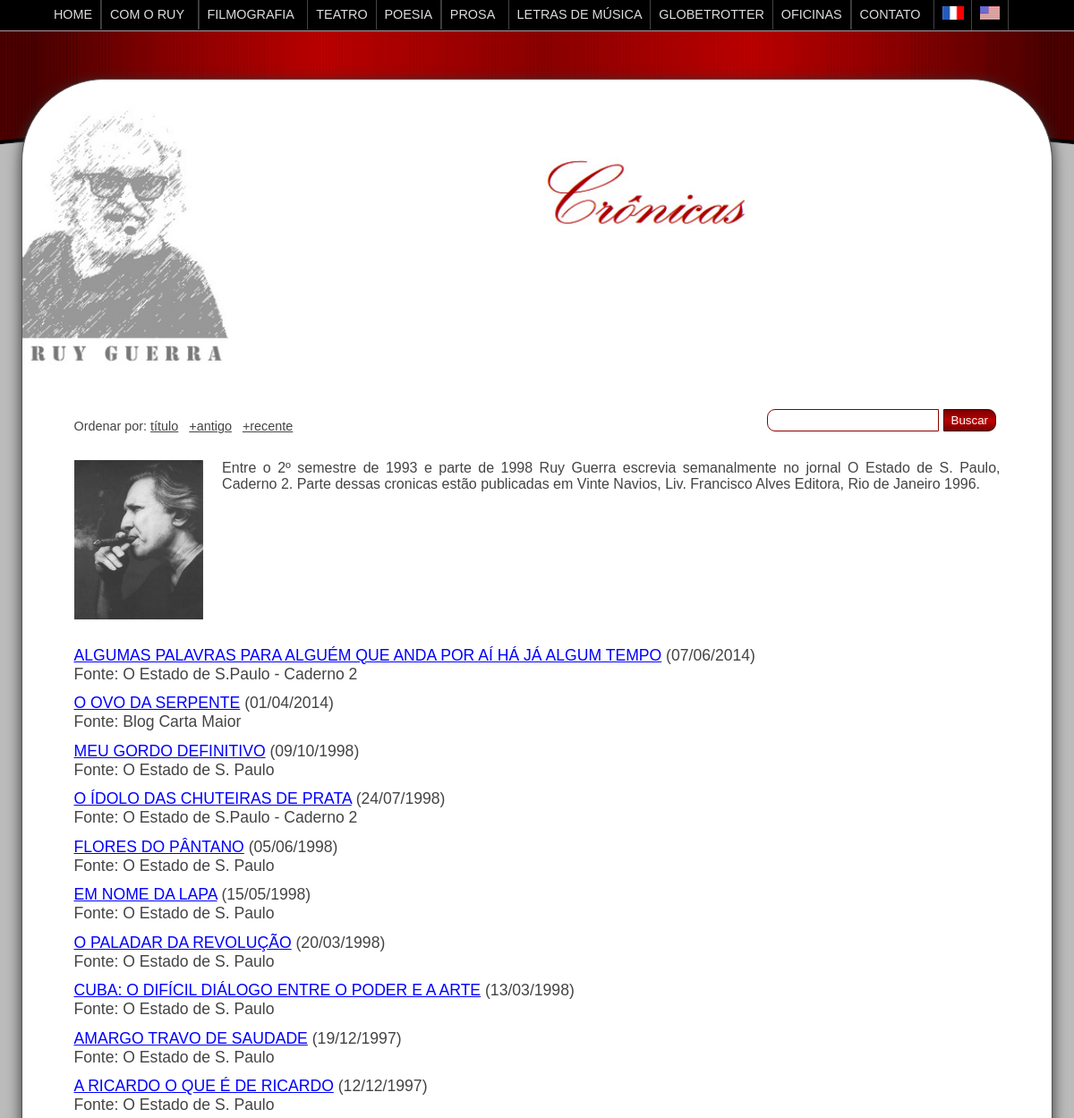
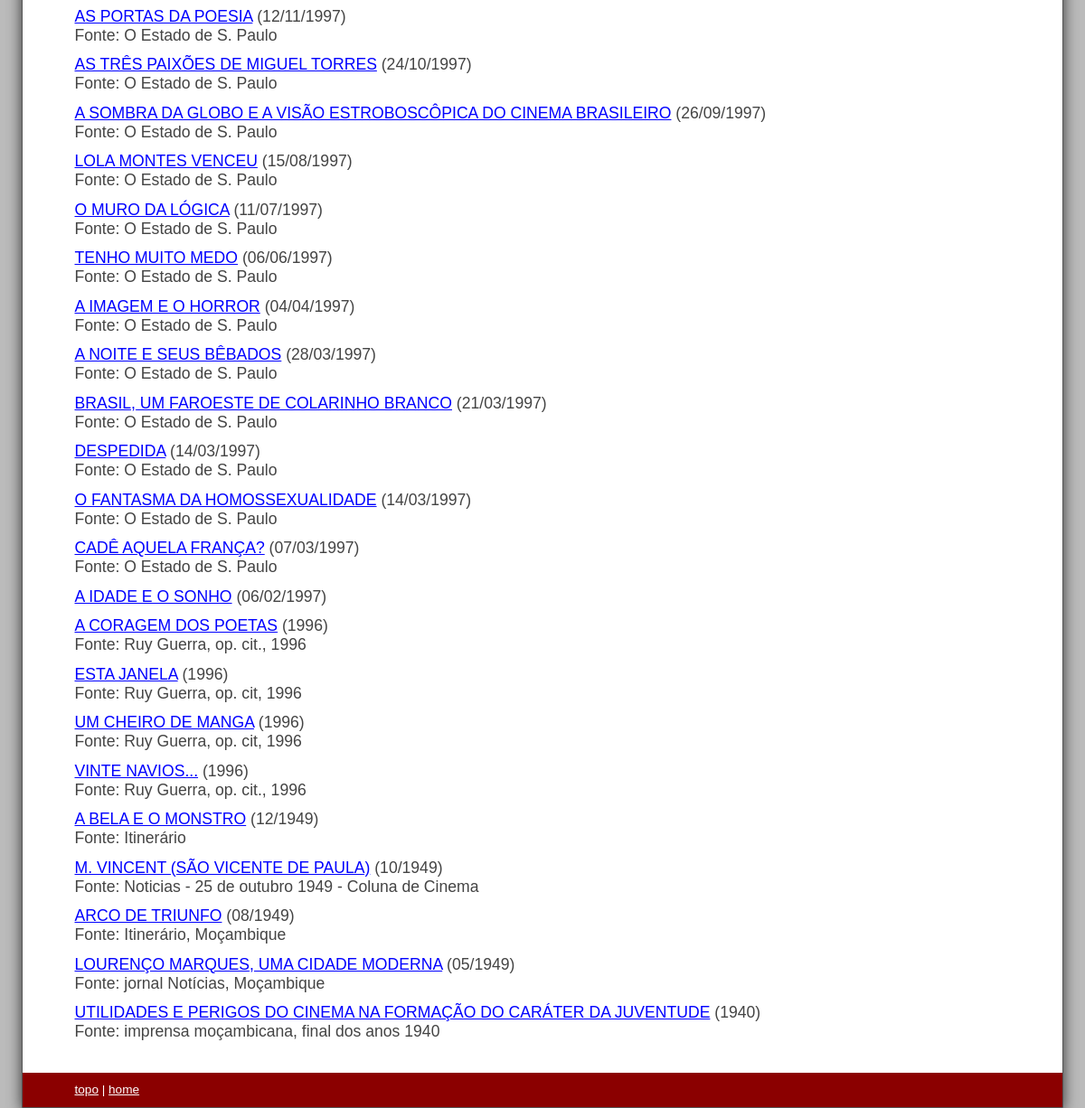
/cronicas.php, run on the app's committed database (2 pictures, top to bottom).
### tables this page shows
CREATE TABLE `rg` (
  `id` int(11) NOT NULL,
  `categoria` varchar(10) NOT NULL,
  `tipo` varchar(10) NOT NULL,
  `titulo` varchar(255) NOT NULL,
  `autor` varchar(255) NOT NULL,
  `conteudo` text NOT NULL,
  `dia` int(2) UNSIGNED ZEROFILL NOT NULL DEFAULT 00,
  `mes` int(2) UNSIGNED ZEROFILL NOT NULL DEFAULT 00,
  `ano` int(4) UNSIGNED ZEROFILL NOT NULL DEFAULT 0000,
  `local` varchar(255) NOT NULL,
  `cidade` varchar(20) NOT NULL,
  `pais` varchar(12) NOT NULL,
  `fonte` varchar(255) NOT NULL,
  `link` varchar(40) NOT NULL,
  `anoFinal` int(4) NOT NULL DEFAULT 0
);

### cronicas.php (the view, shortened to what this page needs)
<!DOCTYPE html>
<html lang="pt-br">
<head>
<link href="geral.css" rel="stylesheet" type="text/css">
<link href="interna.css" rel="stylesheet" type="text/css">
<body>
<?php
include 'conect.php';
function troca($string){$string  = str_replace("<br />"," ", $string);return $string;}
$idioma = $_GET["idioma"];
if (empty($idioma)){$idioma = 1;}
$ordem = $_GET["ordem"];
if ($ordem == 1) {
	$sql = $mysqli->query("select id,titulo,autor,dia,mes,ano,local,cidade,pais,fonte,tipo,categoria from rg where categoria='cronica' or categoria='cronica2' order by titulo,ano desc,mes desc,dia desc");
} elseif ($ordem == 2) {
	$sql = $mysqli->query("select id,titulo,autor,dia,mes,ano,local,cidade,pais,fonte,tipo,categoria from rg where categoria='cronica' or categoria='cronica2' order by ano,mes,dia,titulo");
}	else {
	$sql = $mysqli->query("select id,titulo,autor,dia,mes,ano,local,cidade,pais,fonte,tipo,categoria from rg where categoria='cronica' or categoria='cronica2' order by ano desc,mes desc,dia desc,titulo");
}
echo <<< EOT
<section class="conteudo">
	<br />
	<img class="ruy" src="images/ruy_guerra.png" alt="Ruy Guerra" title="Ruy Guerra" /><img class="tituloCategoriaV" src="images/cronicasv.jpg" alt="cronicas" title="cronicas" />
	<br class="all" /><br /><br /><form method="post" action="busca.php?idioma=$idioma">
	<p class="ordem">Ordenar por: <a class="ordem" href="cronicas.php?ordem=1&idioma=$idioma">título</a> &nbsp; <a class="ordem" href="cronicas.php?ordem=2&idioma=$idioma">+antigo</a> &nbsp; <a class="ordem" href="cronicas.php?ordem=3&idioma=$idioma">+recente</a></p>
	<p class="busca"><input class="campo" type="text" name="busca" /> <input class="botao" type="submit" value="Buscar" /><span class="branco">.</span></p></form>
	<br class="all" /><br />
	<p class="basico">
	<img class="cronicas" src="images/ruy_charuto.jpg" alt="crônicas de Ruy Guerra para O Estado de SP" title="crônicas de Ruy Guerra para O Estado de SP" />
	Entre o 2º semestre de 1993 e parte de 1998  Ruy Guerra escrevia semanalmente no jornal O Estado de S. Paulo, Caderno 2. Parte dessas cronicas estão publicadas em Vinte Navios, Liv. Francisco Alves Editora, Rio de Janeiro 1996.
	</p>
	<br class="all" /><br />
EOT;
while ($f = $sql->fetch_array(MYSQLI_NUM)) {
	$data = '(data indefinida)';
	if (!empty($f[5]) and $f[4]!='00' and $f[3]!='00') {
		$data = "($f[3]/$f[4]/$f[5])";
	} elseif (!empty($f[5]) and $f[4]!='00') {
		$data = "($f[4]/$f[5])";
	} elseif (!empty($f[5])) {
		$data = "($f[5])";
	}
	$titulo = troca($f[1]);
	if ($f[11] == 'cronica') {
		echo "<p class=\"lista\"><a href=\"cronica.php?id=$f[0]&idioma=$idioma\">$titulo</a> $data";
	} else {
		echo "<p class=\"lista\"><span class=\"semTexto\">$titulo</span> $data";
	}
	if (!empty($f[9])) {
		echo "<br /><span class='lugar'>Fonte: $f[9]</span>";
	}
	echo "</p>";
}
if ($idioma == 3) {
	include "rodape-eng.inc";
	echo "</section>";
	include "menu-eng.inc";
} elseif ($idioma == 2) {
	include "rodape-fr.inc";
	echo "</section>";
	include "menu-fr.inc";
}	else {
	include "rodape.inc";
	echo "</section>";
	include "menu.inc";
}
?>
</body>

### rodape.inc
<footer id="rodape">
<p>
<a href="#topo">topo</a> |
<a href="index.php">home</a>
</p>
</footer>

### menu.inc (shortened to what this page needs)
<div id="topo" class="sobre">
<nav class="container">
<div id="menuwrapper">
<ul id="p7menubar">
<li class="principal"><a href="index.php">HOME</a></li>
<li class="principal"><a class="trigger">COM O RUY</a>
</li>
<li class="principal"><a class="trigger">FILMOGRAFIA</a>
</li>
<li class="principal"><a href="teatro.php">TEATRO</a></li>
<li class="principal"><a href="poesias.php">POESIA</a></li>
<li class="principal"><a class="trigger">PROSA</a>
</li>
<li class="principal"><a href="musicas.php">LETRAS DE MÚSICA</a></li>
<li class="principal"><a href="pelo_mundo.php">GLOBETROTTER</a></li>
<li class="principal"><a href="oficinas.php">OFICINAS</a></li>
<li class="principal"><a class="trigger">CONTATO</a>
</li>
<li class="principal"><a href="frances.php"><img class="pais" src="images/franca.gif" alt="francês" /></a></li>
<li class="principal"><a href="ingles.php"><img class="pais" src="images/eua.gif" alt="inglês" /></a></li>
</ul>
<br class="all" />
</div>
</nav>
<div class="cortina">
<img class="nada" src="images/bandoc-6.png" alt="" /><br class="clearit" />
</div>
</div>

### geral.css (style rules this page uses)
body { font-size: 1em; font-family: Arial, Verdana, Tahoma; margin:0; padding:0; width: 100%; height: 100%; }
header, section, footer, aside, nav, article { display: block; }
nav.container { width: 100%; border-bottom: 1px solid #bd9098; background-color: #000; }
.conteudo { display: table; position: relative; top: 5.5em; margin: 0px auto; margin-top: 0px; padding: 0px; background: #fff; z-index: 7; border: 1px solid #555; border-radius: 5.75em 5.75em 0px 0px; box-shadow: #333 0px 0.2em 1em; -moz-box-sizing: border-box; -webkit-box-sizing: border-box; -ms-box-sizing: border-box; box-sizing: border-box; }
div.cortina { margin: 0px auto; width: 100%; height: auto; border: 0px; margin: 0px; padding: 0px; }
div.sobre { position: absolute; width: 100%; top: 0; margin: 0; padding: 0; text-align: center; }
img { border: 0; }
img.pais { height: 18px; width: auto; }
.branco { color: #fff; }
div#menuwrapper { position: relative; width: 1098px; margin: 0px auto; line-height: 150%; z-index: 8; }
#p7menubar, #p7menubar ul { padding: 0; margin: 0; list-style: none; font-family: Verdana, Arial, Helvetica, sans-serif; }
#p7menubar a, #p7menubar span { display: block; padding: 0.31em 0.62em 0.31em 0.62em; text-decoration: none; border-right: 1px solid #444; font-size: .9em; color: #ddd; }
#p7menubar .trigger { border-left: 1px solid #333333; padding: 0.31em 1em 0.31em 0.62em; }
.principal { float: left; width: 6em; }
#p7menubar li { width: auto; }

### interna.css (style rules this page uses)
body { background: #bbb; color: #444; }
.conteudo { width: 1098px; margin-bottom: 1.5em; }
footer#rodape { background: #8b0000; height: auto; margin: 0; margin-top: 3%; padding: 0; width: 100%; clear: both; }
img.cronicas { width: 14%; height: auto;float: left;padding-right: 2%; }
img.ruy { display: block; width: 20%; height: auto; float: left; border: 0; border-radius: 5.75em 0px 0px 0px; padding-right: 1em; margin: 0; padding-left: 0; }
img.tituloCategoriaV { display: block; margin: 0px auto; margin-top: 6%; width: 41.53%; height: auto; }
p.basico, ol, ul.teses { margin: 1% 5%; text-align: justify; }
p.busca { margin: 1% 5% 0 5%; float: right; }
p.lista { font-size: 1.1em; margin: 1% 5%; }
p.lista a { text-transform: uppercase; }
p.ordem { font-size: 0.9em; margin: 2% 5% 0 5%; float: left; }
#rodape p { margin: 0; background: #8b0000; padding: 1% 5%; font-size: 0.85em; color: #fff; }
.botao, .botao2 { margin: 0; background: -webkit-linear-gradient(top, #7b0000, #bb0000, #7b0000); background: -moz-linear-gradient(top, #7b0000, #bb0000, #7b0000); background: -ms-linear-gradient(top, #7b0000, #bb0000, #7b0000); color: #fff; padding: 0.3em 0.6em; border: 1px solid #3b0000; text-decoration: none; cursor: pointer; }
.botao { border-radius: 0 9px 9px 0; }
.campo { margin: 0; border: 1px solid #8b0000; padding: 0.3em 0.5em; border-radius: 9px 0 0 9px; }
p.lista a:link { color: #0000ff;text-decoration: underline; }
p.ordem a:link { color: #444;text-decoration: underline; }
#rodape a:link { color: #fff;text-decoration: underline; }
@media all and (max-width: 1200px) { .conteudo { width: 96%; } }

### data on the page
rg: titulo "ALGUMAS PALAVRAS PARA ALGUÉM QUE ANDA POR AÍ HÁ JÁ ALGUM TEMPO", data "(07/06/2014)", fonte "O Estado de S.Paulo - Caderno 2"
rg: titulo "O OVO DA SERPENTE", data "(01/04/2014)", fonte "Blog Carta Maior"
rg: titulo "MEU GORDO DEFINITIVO", data "(09/10/1998)", fonte "O Estado de S. Paulo"
rg: titulo "O ÍDOLO DAS CHUTEIRAS DE PRATA", data "(24/07/1998)", fonte "O Estado de S.Paulo - Caderno 2"
rg: titulo "FLORES DO PÂNTANO", data "(05/06/1998)", fonte "O Estado de S. Paulo"
rg: titulo "EM NOME DA LAPA", data "(15/05/1998)", fonte "O Estado de S. Paulo"
rg: titulo "O PALADAR DA REVOLUÇÃO", data "(20/03/1998)", fonte "O Estado de S. Paulo"
rg: titulo "CUBA: O DIFÍCIL DIÁLOGO ENTRE O PODER E A ARTE", data "(13/03/1998)", fonte "O Estado de S. Paulo"
rg: titulo "AMARGO TRAVO DE SAUDADE", data "(19/12/1997)", fonte "O Estado de S. Paulo"
rg: titulo "A RICARDO O QUE É DE RICARDO", data "(12/12/1997)", fonte "O Estado de S. Paulo"
rg: titulo "AS PORTAS DA POESIA", data "(12/11/1997)", fonte "O Estado de S. Paulo"
rg: titulo "AS TRÊS PAIXÕES DE MIGUEL TORRES", data "(24/10/1997)", fonte "O Estado de S. Paulo"
rg: titulo "A SOMBRA DA GLOBO E A VISÃO ESTROBOSCÔPICA DO CINEMA BRASILEIRO", data "(26/09/1997)", fonte "O Estado de S. Paulo"
rg: titulo "LOLA MONTES VENCEU", data "(15/08/1997)", fonte "O Estado de S. Paulo"
rg: titulo "O MURO DA LÓGICA", data "(11/07/1997)", fonte "O Estado de S. Paulo"
rg: titulo "TENHO MUITO MEDO", data "(06/06/1997)", fonte "O Estado de S. Paulo"
rg: titulo "A IMAGEM E O HORROR", data "(04/04/1997)", fonte "O Estado de S. Paulo"
rg: titulo "A NOITE E SEUS BÊBADOS", data "(28/03/1997)", fonte "O Estado de S. Paulo"
rg: titulo "BRASIL, UM FAROESTE DE COLARINHO BRANCO", data "(21/03/1997)", fonte "O Estado de S. Paulo"
rg: titulo "DESPEDIDA", data "(14/03/1997)", fonte "O Estado de S. Paulo"
rg: titulo "O FANTASMA DA HOMOSSEXUALIDADE", data "(14/03/1997)", fonte "O Estado de S. Paulo"
rg: titulo "CADÊ AQUELA FRANÇA?", data "(07/03/1997)", fonte "O Estado de S. Paulo"
rg: titulo "A IDADE E O SONHO", data "(06/02/1997)"
rg: titulo "A CORAGEM DOS POETAS", ano "(1996)", fonte "Ruy Guerra, op. cit., 1996"
rg: titulo "ESTA JANELA", ano "(1996)", fonte "Ruy Guerra, op. cit, 1996"
rg: titulo "UM CHEIRO DE MANGA", ano "(1996)", fonte "Ruy Guerra, op. cit, 1996"
rg: titulo "VINTE NAVIOS...", ano "(1996)", fonte "Ruy Guerra, op. cit., 1996"
rg: titulo "A BELA E O MONSTRO", data "(12/1949)", fonte "Itinerário"
rg: titulo "M. VINCENT (SÃO VICENTE DE PAULA)", data "(10/1949)", fonte "Noticias - 25 de outubro 1949 - Coluna de Cinema"
rg: titulo "ARCO DE TRIUNFO", data "(08/1949)", fonte "Itinerário, Moçambique"
rg: titulo "LOURENÇO MARQUES, UMA CIDADE MODERNA", data "(05/1949)", fonte "jornal Notícias, Moçambique"
rg: titulo "UTILIDADES E PERIGOS DO CINEMA NA FORMAÇÃO DO CARÁTER DA JUVENTUDE", ano "(1940)", fonte "imprensa moçambicana, final dos anos 1940"
